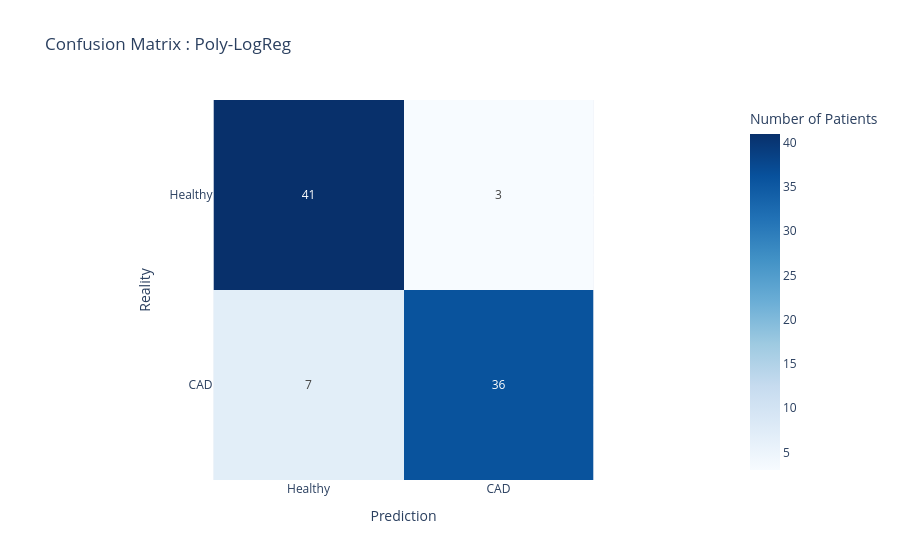

Write notebook code for a chart like this one.
### Markdown cell above
## Polynomial Logistic Regresion Model Evaluation

### Code cell
from sklearn.metrics import confusion_matrix
y_pred_poly = poly_log_reg_clf.predict(X_test_final)
cm = confusion_matrix(y_test_final, y_pred_poly)

fig_cm = px.imshow(cm, text_auto=True, color_continuous_scale='Blues',
                   labels=dict(x="Prediction", y="Reality", color="Number of Patients"),
                   x=['Healthy', 'CAD'], y=['Healthy', 'CAD'],
                   title="Confusion Matrix : Poly-LogReg")
fig_cm.show()

### Figure 1 — Plotly figure (JSON) as saved in the notebook; plotly's stock layout.template omitted (floating-point values rounded to 4 significant figures)
{"data": [{"coloraxis": "coloraxis", "hovertemplate": "Prediction: %{x}<br>Reality: %{y}<br>Number of Patients: %{z}<extra></extra>", "name": "0", "texttemplate": "%{z}", "type": "heatmap", "x": ["Healthy", "CAD"], "xaxis": "x", "y": ["Healthy", "CAD"], "yaxis": "y", "z": [[41, 3], [7, 36]]}], "layout": {"coloraxis": {"colorbar": {"title": {"text": "Number of Patients"}}, "colorscale": [[0, "rgb(247,251,255)"], [0.125, "rgb(222,235,247)"], [0.25, "rgb(198,219,239)"], [0.375, "rgb(158,202,225)"], [0.5, "rgb(107,174,214)"], [0.625, "rgb(66,146,198)"], [0.75, "rgb(33,113,181)"], [0.875, "rgb(8,81,156)"], [1, "rgb(8,48,107)"]]}, "title": {"text": "Confusion Matrix : Poly-LogReg"}, "xaxis": {"anchor": "y", "constrain": "domain", "domain": [0, 1], "scaleanchor": "y", "title": {"text": "Prediction"}}, "yaxis": {"anchor": "x", "autorange": "reversed", "constrain": "domain", "domain": [0, 1], "title": {"text": "Reality"}}}}
